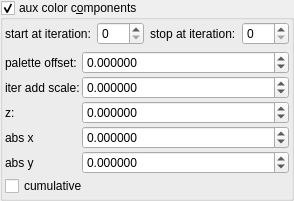
    <widget class="MyGroupBox" name="groupCheck_fold_color_aux_color_enabled">
     <property name="title">
      <string>aux color c&amp;omponents</string>
     </property>
     <property name="checkable">
      <bool>true</bool>
     </property>
     <layout class="QVBoxLayout" name="verticalLayout_11">
      <property name="leftMargin">
       <number>2</number>
      </property>
      <property name="topMargin">
       <number>2</number>
      </property>
      <property name="rightMargin">
       <number>2</number>
      </property>
      <property name="bottomMargin">
       <number>2</number>
      </property>
      <item>
       <layout class="QHBoxLayout" name="horizontalLayout_21" stretch="0,1,0,1">
        <item>
         <widget class="QLabel" name="label_102">
          <property name="text">
           <string>start at iteration:</string>
          </property>
         </widget>
        </item>
        <item>
         <widget class="MySpinBox" name="spinboxInt_fold_color_start_iterations_A">
          <property name="sizePolicy">
           <sizepolicy hsizetype="Minimum" vsizetype="Maximum">
            <horstretch>0</horstretch>
            <verstretch>0</verstretch>
           </sizepolicy>
          </property>
          <property name="minimum">
           <number>0</number>
          </property>
          <property name="maximum">
           <number>999</number>
          </property>
          <property name="value">
           <number>0</number>
          </property>
         </widget>
        </item>
        <item>
         <widget class="QLabel" name="label_74">
          <property name="text">
           <string>stop at iteration:</string>
          </property>
         </widget>
        </item>
        <item>
         <widget class="MySpinBox" name="spinboxInt_fold_color_stop_iterations_A">
          <property name="sizePolicy">
           <sizepolicy hsizetype="Preferred" vsizetype="Maximum">
            <horstretch>0</horstretch>
            <verstretch>0</verstretch>
           </sizepolicy>
          </property>
          <property name="maximum">
           <number>999</number>
          </property>
         </widget>
        </item>
       </layout>
      </item>
      <item>
       <layout class="QGridLayout" name="gridLayout_12" rowstretch="0,0,0,0,0,0,0" columnstretch="0,1">
        <property name="spacing">
         <number>2</number>
        </property>
        <item row="3" column="1">
         <widget class="MyDoubleSpinBox" name="spinbox4_fold_color_difs_0000_y">
          <property name="sizePolicy">
           <sizepolicy hsizetype="Minimum" vsizetype="Maximum">
            <horstretch>0</horstretch>
            <verstretch>0</verstretch>
           </sizepolicy>
          </property>
          <property name="prefix">
           <string/>
          </property>
          <property name="suffix">
           <string/>
          </property>
          <property name="decimals">
           <number>6</number>
          </property>
          <property name="minimum">
           <double>-100.000000000000000</double>
          </property>
          <property name="maximum">
           <double>100.000000000000000</double>
          </property>
          <property name="singleStep">
           <double>0.100000000000000</double>
          </property>
         </widget>
        </item>
        <item row="4" column="0">
         <widget class="QLabel" name="label_60">
          <property name="text">
           <string>abs x</string>
          </property>
         </widget>
        </item>
        <item row="5" column="1">
         <widget class="MyDoubleSpinBox" name="spinbox4_fold_color_difs_0000_w">
          <property name="sizePolicy">
           <sizepolicy hsizetype="Minimum" vsizetype="Maximum">
            <horstretch>0</horstretch>
            <verstretch>0</verstretch>
           </sizepolicy>
          </property>
          <property name="prefix">
           <string/>
          </property>
          <property name="suffix">
           <string/>
          </property>
          <property name="decimals">
           <number>6</number>
          </property>
          <property name="minimum">
           <double>-100.000000000000000</double>
          </property>
          <property name="maximum">
           <double>100.000000000000000</double>
          </property>
          <property name="singleStep">
           <double>0.100000000000000</double>
          </property>
         </widget>
        </item>
        <item row="6" column="0" colspan="2">
         <widget class="MyCheckBox" name="checkBox_fold_color_aux_color_enabled_false">
          <property name="text">
           <string>cumulative</string>
          </property>
         </widget>
        </item>
        <item row="1" column="0">
         <widget class="QLabel" name="label_58">
          <property name="text">
           <string>palette offset:</string>
          </property>
         </widget>
        </item>
        <item row="4" column="1">
         <widget class="MyDoubleSpinBox" name="spinbox4_fold_color_difs_0000_z">
          <property name="sizePolicy">
           <sizepolicy hsizetype="Minimum" vsizetype="Maximum">
            <horstretch>0</horstretch>
            <verstretch>0</verstretch>
           </sizepolicy>
          </property>
          <property name="prefix">
           <string/>
          </property>
          <property name="suffix">
           <string/>
          </property>
          <property name="decimals">
           <number>6</number>
          </property>
          <property name="minimum">
           <double>-100.000000000000000</double>
          </property>
          <property name="maximum">
           <double>100.000000000000000</double>
          </property>
          <property name="singleStep">
           <double>0.100000000000000</double>
          </property>
         </widget>
        </item>
        <item row="5" column="0">
         <widget class="QLabel" name="label_61">
          <property name="text">
           <string>abs y</string>
          </property>
         </widget>
        </item>
        <item row="1" column="1">
         <widget class="MyDoubleSpinBox" name="spinbox4_fold_color_difs_0000_x">
          <property name="sizePolicy">
           <sizepolicy hsizetype="Minimum" vsizetype="Maximum">
            <horstretch>0</horstretch>
            <verstretch>0</verstretch>
           </sizepolicy>
          </property>
          <property name="prefix">
           <string/>
          </property>
          <property name="suffix">
           <string/>
          </property>
          <property name="decimals">
           <number>6</number>
          </property>
          <property name="minimum">
           <double>-100.000000000000000</double>
          </property>
          <property name="maximum">
           <double>100.000000000000000</double>
          </property>
          <property name="singleStep">
           <double>0.100000000000000</double>
          </property>
         </widget>
        </item>
        <item row="2" column="1">
         <widget class="MyDoubleSpinBox" name="spinbox_fold_color_difs0">
          <property name="sizePolicy">
           <sizepolicy hsizetype="Minimum" vsizetype="Maximum">
            <horstretch>0</horstretch>
            <verstretch>0</verstretch>
           </sizepolicy>
          </property>
          <property name="prefix">
           <string/>
          </property>
          <property name="suffix">
           <string/>
          </property>
          <property name="decimals">
           <number>6</number>
          </property>
          <property name="minimum">
           <double>-100.000000000000000</double>
          </property>
          <property name="maximum">
           <double>100.000000000000000</double>
          </property>
          <property name="singleStep">
           <double>0.100000000000000</double>
          </property>
         </widget>
        </item>
        <item row="2" column="0">
         <widget class="QLabel" name="label_19">
          <property name="text">
           <string>iter add scale:</string>
          </property>
         </widget>
        </item>
        <item row="3" column="0">
         <widget class="QLabel" name="label_59">
          <property name="text">
           <string notr="true">z:</string>
          </property>
         </widget>
        </item>
       </layout>
      </item>
     </layout>
    </widget>
